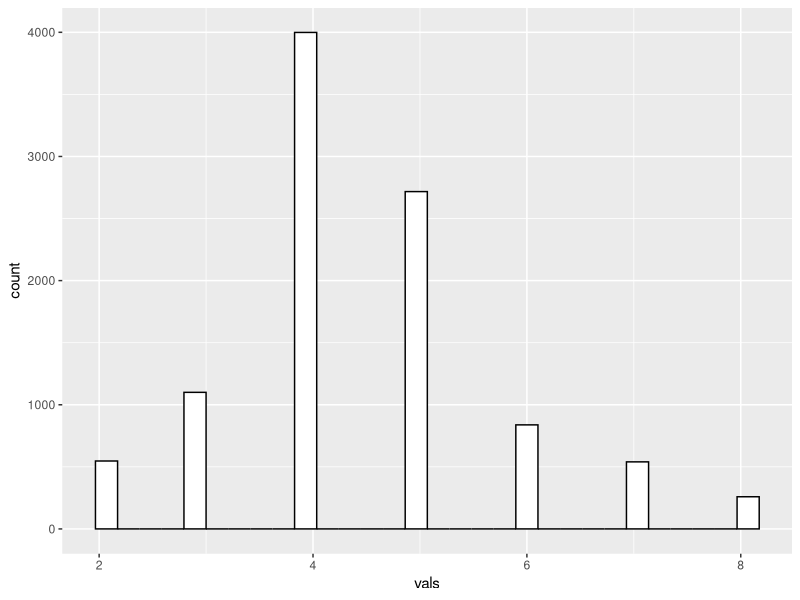
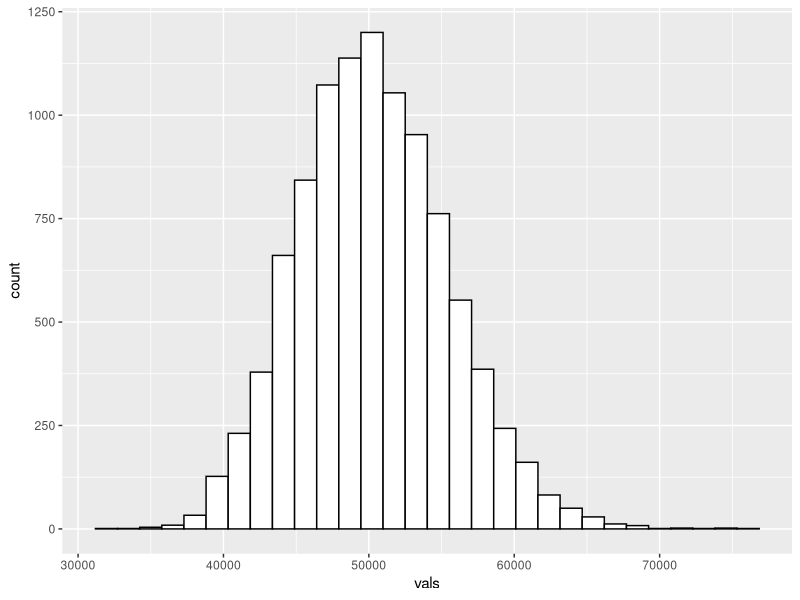

These charts were generated, in order, by the following R code: (Note: this script raises an error after producing the figures.)
library(ggplot2)
library(lubridate)

## Using gama months distribution
# averageDevelopmentMonths <- 12
# sdDevelopmentMonths <- 3
# alpha <- sdDevelopmentMonths ^ 2
# beta <- sdDevelopmentMonths ^ 2 / averageDevelopmentMonths
# vals <- rgamma(n = 10000, shape = alpha, rate = beta)
# vals <- ceiling(vals)
# hist(vals)
# mean(vals)
# sqrt(var(vals))

## Using lognormal months distribution
# averageDevelopmentMonths <- 12
# sdDevelopmentMonths <- 4
# mu <- log(averageDevelopmentMonths)
# s <- log(0.5 * (sqrt(((averageDevelopmentMonths ^ 2) + (4 * sdDevelopmentMonths)) / averageDevelopmentMonths ^ 2) + 1))
# vals <- rlnorm(n = 10000, meanlog = mu, sdlog = s)
# #vals <- ceiling(vals)
# hist(vals)
# mean(vals)
# sd(vals)

## Using custom months distribution
sop <- c(   2,   3,    4,    5,   6,   7,   8)
probs <- c(2/37,4/37,15/37,10/37,3/37,2/37,1/37)
# mean <- sop %*% probs
# secondMoment <- sop^2 %*% probs
# var <- secondMoment - mean ^ 2
sampleFromMonthsDistribution <- function(sop, probs) {
  if (sum(probs) != 1) {
    stop(paste("Probs should add up 1. Got ", sum(probs)))
  }
  probsAc <- cumsum(probs)
  unif <- runif(1)
  for (i in 1:length(probsAc)) {
    if (unif < probsAc[i]) {
      return(sop[i])
    }  
  }
}
vals <- c()
for (i in 1:10000) {
  val <- sampleFromMonthsDistribution(sop = sop, probs = probs)
  vals <- c(vals, val)
}
ggplot(data.frame(vals), aes(x=vals)) + 
  geom_histogram(color="black", fill="white")

# ---- Price distribution ----
vals <- rlnorm(10000, mean = log(50000), sd = 1 / log(20000))
ggplot(data.frame(vals), aes(x=vals)) + 
  geom_histogram(color="black", fill="white")


# ---- Algorithm improvements ----

t=5 # Lifetime of the company
# Mexican economy
y=0.1 # Annual interest rate
r=-0.02 # Inflation rate
projectType="02SmallProjects" # Project type
# Princing of the project
averagePrice=50000 # Expected price of the project
sdPrice=20000 # Standar deviation of the price of the project
minimumPrice=25000 # Minimum price accepted for the project
averageDevelopmentMonths=4 # Expected development time of the project measured in months
lambda=5 # Expected number of projects developed in a year
# Payment scheme
advanceFeeRate=0.25 # Percentage of the final price that is paid at the begining of the project
monthlyFeeRate=0.5 # Percentage of the final price that is paid during the development of the project
finalFeeRate=0.25 # Percentage of the final price that is paid at the end of the development of the project
monthlyRentRate=0.05 # Percentaje of the price of the project to be charged monthly for project maintenance

# Calculate monthly effective interest rate
y12 <- ( 1 + y ) ^ ( 1 / 12) - 1

time <- 0
arrivalTime <- 0
positiveFlows <- data.frame()
now <- as_date(Sys.time())
valuationPeriodEndDate <- now + years(t)
presentValues <- c()
while (time < t) {
  interarrivalTime <- rexp(n = 1, rate = lambda)
  time <- time + interarrivalTime 
  if (time < t) {
    arrivalTime <- arrivalTime + interarrivalTime
    price <- rlnorm(1, mean = log(averagePrice), sd = 1 / log(sdPrice))
    adjustedPrice <- price * (1 + r) ^ arrivalTime
    advanceFee <- adjustedPrice * advanceFeeRate
    arrivalTimeInSeconds <- as.numeric(duration(arrivalTime, unit = "years"))
    arrivalDate <- as_date(now + seconds(arrivalTimeInSeconds))
    entry <- list(arrivalDate, advanceFee, TRUE, "Advance fee")
    positiveFlows <- rbind(positiveFlows, entry, stringsAsFactors = FALSE)
    sop <- c(   2,   3,    4,    5,   6,   7,   8)
    probs <- c(2/37,4/37,15/37,10/37,3/37,2/37,1/37)
    developmentMonths <- sampleFromMonthsDistribution(sop = sop, probs = probs)
    monthlyFee <- adjustedPrice * monthlyFeeRate / developmentMonths
    endDate <- arrivalDate + months(developmentMonths)
    if (endDate < valuationPeriodEndDate) {
      # Case 1
      for (i in 1:developmentMonths) {
        monthlyFeeDate <- arrivalDate + months(i)
        entry <- list(monthlyFeeDate, monthlyFee, TRUE, "Monthly fee")
        positiveFlows <- rbind(positiveFlows, entry, stringsAsFactors = FALSE)
      }
      finalFee <- adjustedPrice * finalFeeRate
      entry <- list(endDate, finalFee, TRUE, "Final fee")
      positiveFlows <- rbind(positiveFlows, entry, stringsAsFactors = FALSE)
      count <- 1
      monthlyRent <- adjustedPrice * monthlyRentRate
      repeat {
        monthlyRentDate <- endDate + months(count)
        if (monthlyRentDate > valuationPeriodEndDate) {
          break
        }
        entry <- list(monthlyRentDate, monthlyRent, TRUE, "Monthly rent")
        positiveFlows <- rbind(positiveFlows, entry, stringsAsFactors = FALSE)
        count <- count + 1
      }
      rentMonths <- count - 1
      discountFactor <- 1 / (1 + y) ^ arrivalTime
      advanceFeePresentValue <- discountFactor * advanceFee
      fractionalAnnuity <- (1 - (1 / (1 + y12)) ^ developmentMonths) / y12
      monthlyFeesPresentValue <- discountFactor * monthlyFee * fractionalAnnuity
      developmentMonthsDiscountFactor <- 1 / (1 + y) ^ (developmentMonths/12)
      finalFeePresentValue <- discountFactor * developmentMonthsDiscountFactor * finalFee
      fractionalAnnuityRents <- (1 - (1 / (1 + y12)) ^ rentMonths) / y12
      monthlyRentsPresentValue <- discountFactor * developmentMonthsDiscountFactor * monthlyRent * fractionalAnnuityRents
      presentValue <- advanceFeePresentValue + monthlyFeesPresentValue + finalFeePresentValue + monthlyRentsPresentValue
      presentValues <- c(presentValues, presentValue)
    } else {
      # Case 2
      count <- 1
      repeat {
        monthlyFeeDate <- arrivalDate + months(count)
        if (monthlyFeeDate > valuationPeriodEndDate) {
          break
        }
        entry <- list(monthlyFeeDate, monthlyFee, TRUE, "Monthly fee")
        positiveFlows <- rbind(positiveFlows, entry, stringsAsFactors = FALSE)
        count <- count + 1
      }
      discountFactor <- 1 / (1 + y) ^ arrivalTime
      advanceFeePresentValue <- discountFactor * advanceFee
      feeMonths <- count - 1
      fractionalAnnuity <- (1 - (1 / (1 + y12)) ^ feeMonths) / y12
      monthlyFeesPresentValue <- discountFactor * monthlyFee * fractionalAnnuity
      presentValue <- advanceFeePresentValue + monthlyFeesPresentValue
      presentValues <- c(presentValues, presentValue)
    }
  }
}
names(positiveFlows) <- c("Date","Amount","Income","Concept")

revenuesPlot <- ggplot(data=positiveFlows, aes(x=as_date(positiveFlows$Date), y=positiveFlows$Amount)) +
  geom_point(color="blue", size=0.5) + 
  ylim(c(0,max(positiveFlows$Amount)+1000)) +
  xlim(c(as_date(Sys.time()),max(as_date(positiveFlows$Date)))) +
  #geom_hline(yintercept=mean(positiveFlows$Amount), size=1, color="cyan") +
  #geom_linerange(aes(x=as_datetime(positiveFlows$Date), ymax=positiveFlows$Amount, ymin=0), color="#00AFBB") +
  geom_linerange(aes(x=as_date(positiveFlows$Date), ymax=positiveFlows$Amount, ymin=0, color=positiveFlows$Concept)) +
  labs(title="Revenues", x="Time (years)", y="Income") +
  guides(color=guide_legend(title="Types of income"))

arrivalsDf <- positiveFlows[positiveFlows$Concept %in% c("Advance fee"),]
arrivalsPlot <- ggplot(data=arrivalsDf, aes(x=as_date(arrivalsDf$Date), y=c(0))) + 
  ylim(c(0,0)) +
  labs(title="Project arrivals", x="Time", y="") +
  theme(aspect.ratio=0.1, 
        axis.title.y=element_blank(),
        axis.text.y=element_blank(),
        axis.ticks.y=element_blank()) +
  geom_hline(yintercept=0, size=0.5, color="cyan") +
  geom_point(shape=4, size=2) 

projectsPresentValue <- sum(presentValues)






